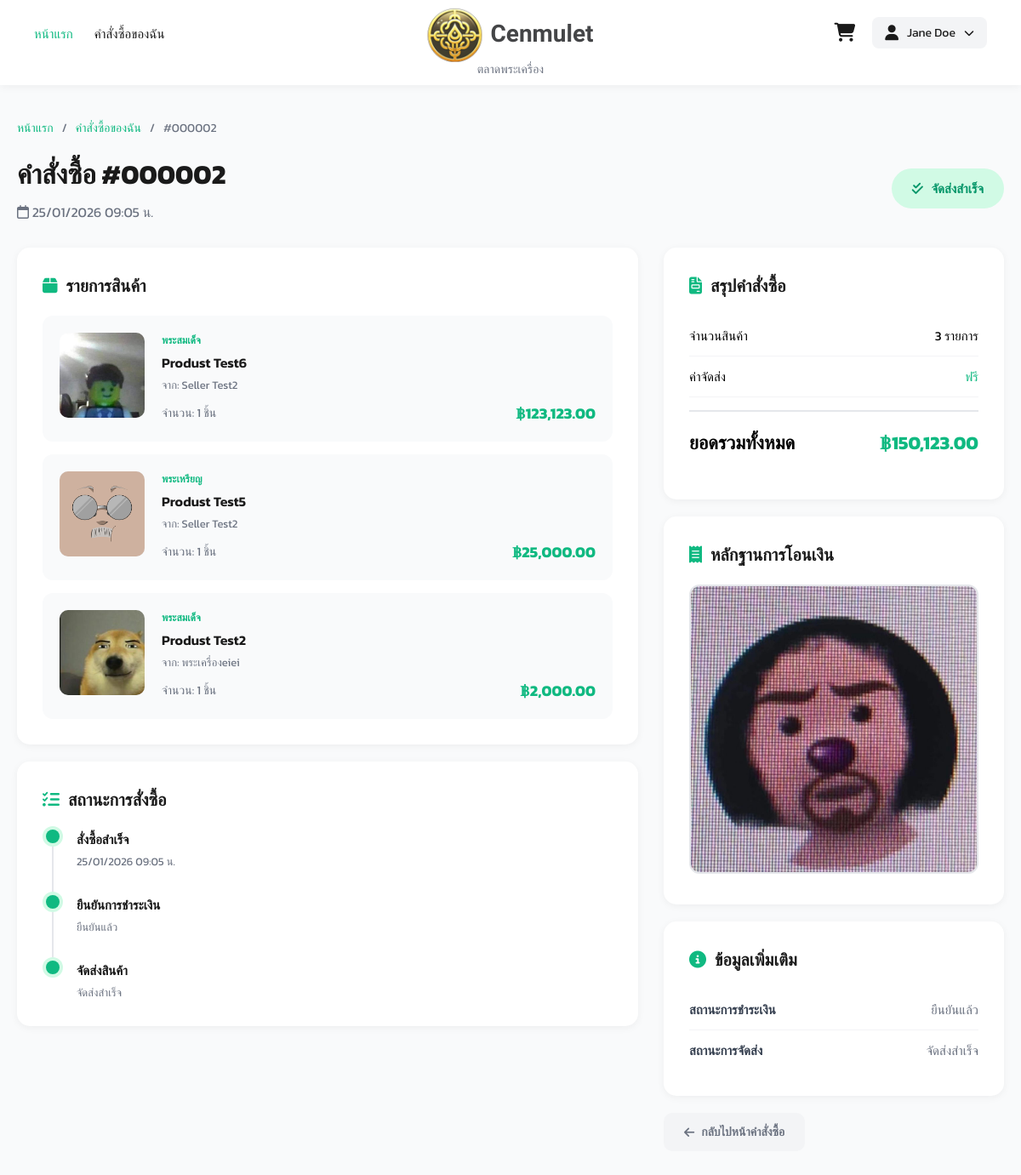
Screenshot of /views/user/order_detail.php?id=2 (signed in) with the database file from the repository.
### tables this page shows
CREATE TABLE users (
    id INTEGER PRIMARY KEY AUTOINCREMENT,
    fullname TEXT,
    username TEXT UNIQUE,
    password TEXT,
    tel TEXT,
    address TEXT,
    image TEXT,
    id_per TEXT
);

CREATE TABLE payments (
    id INTEGER PRIMARY KEY AUTOINCREMENT,
    order_id INTEGER,
    slip_image TEXT,
    status TEXT DEFAULT 'waiting',
    created_at DATETIME DEFAULT CURRENT_TIMESTAMP,
    FOREIGN KEY (order_id) REFERENCES orders(id)
);

CREATE TABLE orders (
    id INTEGER PRIMARY KEY AUTOINCREMENT,
    user_id INTEGER,
    total_price REAL,
    status TEXT DEFAULT 'pending',
    created_at DATETIME DEFAULT CURRENT_TIMESTAMP,
    FOREIGN KEY (user_id) REFERENCES users(id)
);

CREATE TABLE order_items (
    id INTEGER PRIMARY KEY AUTOINCREMENT,
    order_id INTEGER,
    amulet_id INTEGER,
    price REAL,
    quantity INTEGER,
    FOREIGN KEY (order_id) REFERENCES orders(id),
    FOREIGN KEY (amulet_id) REFERENCES amulets(id)
);

CREATE TABLE amulets (
    id INTEGER PRIMARY KEY AUTOINCREMENT,
    amulet_name TEXT,
    source TEXT,
    quantity INTEGER,
    price REAL,
    image TEXT,
    sellerId INTEGER,
    categoryId INTEGER,
    FOREIGN KEY (sellerId) REFERENCES sellers(id),
    FOREIGN KEY (categoryId) REFERENCES categories(id)
);

CREATE TABLE categories (
    id INTEGER PRIMARY KEY AUTOINCREMENT,
    category_name TEXT
);

CREATE TABLE sellers (
    id INTEGER PRIMARY KEY AUTOINCREMENT,
    fullname TEXT,
    store_name TEXT,
    username TEXT UNIQUE,
    password TEXT,
    address TEXT,
    img_store TEXT,
    tel TEXT,
    pay_contax TEXT,
    id_per TEXT,
    img_per TEXT
);

### views/user/order_detail.php (the view, shortened to what this page needs)
<?php
require_once __DIR__ . "/../../config/db.php";
$user_id = $_SESSION['user_id'];
$order_id = $_GET['id'] ?? null;
try {
    $stmt = $db->prepare("SELECT * FROM users WHERE id = :id");
    $stmt->execute([':id' => $user_id]);
    $user = $stmt->fetch(PDO::FETCH_ASSOC);
} catch (PDOException $e) {
    die("Error: " . $e->getMessage());
}
try {
    $stmt = $db->prepare("
        SELECT o.*, p.slip_image, p.status as payment_status
        FROM orders o
        LEFT JOIN payments p ON o.id = p.order_id
        WHERE o.id = :order_id AND o.user_id = :user_id
    ");
    $stmt->execute([
        ':order_id' => $order_id,
        ':user_id' => $user_id
    ]);
    $order = $stmt->fetch(PDO::FETCH_ASSOC);
} catch (PDOException $e) {
    die("Error: " . $e->getMessage());
}
try {
    $stmt = $db->prepare("
        SELECT oi.*, a.amulet_name, a.image, c.category_name, s.store_name
        FROM order_items oi
        JOIN amulets a ON oi.amulet_id = a.id
        LEFT JOIN categories c ON a.categoryId = c.id
        LEFT JOIN sellers s ON a.sellerId = s.id
        WHERE oi.order_id = :order_id
    ");
    $stmt->execute([':order_id' => $order_id]);
    $order_items = $stmt->fetchAll(PDO::FETCH_ASSOC);
} catch (PDOException $e) {
    die("Error: " . $e->getMessage());
}
?>
<!DOCTYPE html>
<html lang="th">
<head>
    <link rel="stylesheet" href="https://cdnjs.cloudflare.com/ajax/libs/font-awesome/6.5.1/css/all.min.css">
</head>
<body>
    <?php include __DIR__ . '/../../includes/navbar.php'; ?>
    <div class="container">
        <div class="breadcrumb">
            <a href="/views/user/home.php">หน้าแรก</a>
            <span>/</span>
            <a href="/views/user/orders.php">คำสั่งซื้อของฉัน</a>
            <span>/</span>
            <span>#<?php echo str_pad($order['id'], 6, '0', STR_PAD_LEFT); ?></span>
        </div>
        <div class="page-header">
            <div>
                <h1>คำสั่งซื้อ #<?php echo str_pad($order['id'], 6, '0', STR_PAD_LEFT); ?></h1>
                <p style="color: #6b7280; margin-top: 8px;">
                    <i class="fa-regular fa-calendar"></i>
                    <?php echo date('d/m/Y H:i น.', strtotime($order['created_at'])); ?>
                </p>
            </div>
            <?php
            $status_class = 'status-pending';
            $status_text = 'รอการตรวจสอบ';
            $status_icon = 'fa-clock';
            if ($order['payment_status'] === 'confirmed') {
                $status_class = 'status-confirmed';
                $status_text = 'ยืนยันการชำระเงิน';
                $status_icon = 'fa-check-circle';
            }
            if ($order['status'] === 'completed') {
                $status_class = 'status-completed';
                $status_text = 'จัดส่งสำเร็จ';
                $status_icon = 'fa-check-double';
            } elseif ($order['status'] === 'cancelled') {
                $status_class = 'status-cancelled';
                $status_text = 'ยกเลิก';
                $status_icon = 'fa-times-circle';
            }
            ?>
            <div class="status-badge <?php echo $status_class; ?>">
                <i class="fa-solid <?php echo $status_icon; ?>"></i>
                <?php echo $status_text; ?>
            </div>
        </div>
        <div class="order-layout">
            <div>
                <div class="section">
                    <h2 class="section-title">
                        <i class="fa-solid fa-box"></i>
                        รายการสินค้า
                    </h2>
                    <?php foreach ($order_items as $item): ?>
                        <div class="order-item">
                            <div class="item-image">
                                <?php if ($item['image']): ?>
                                    <img src="/uploads/amulets/<?php echo htmlspecialchars($item['image']); ?>" alt="">
                                <?php else: ?>
                                    <i class="fa-solid fa-image"></i>
                                <?php endif; ?>
                            </div>
                            <div class="item-info">
                                <div class="item-category"><?php echo htmlspecialchars($item['category_name'] ?? 'ไม่ระบุ'); ?></div>
                                <div class="item-name"><?php echo htmlspecialchars($item['amulet_name']); ?></div>
                                <div class="item-store">จาก: <?php echo htmlspecialchars($item['store_name'] ?? 'ร้านค้า'); ?></div>
                                <div class="item-details">
                                    <span class="item-quantity">จำนวน: <?php echo $item['quantity']; ?> ชิ้น</span>
                                    <span class="item-price">฿<?php echo number_format($item['price'] * $item['quantity'], 2); ?></span>
                                </div>
                            </div>
                        </div>
                    <?php endforeach; ?>
                </div>
                <div class="section">
                    <h2 class="section-title">
                        <i class="fa-solid fa-list-check"></i>
                        สถานะการสั่งซื้อ
                    </h2>
                    <div class="status-timeline">
                        <div class="timeline-item">
                            <div class="timeline-dot active"></div>
                            <div class="timeline-content">
                                <h4>สั่งซื้อสำเร็จ</h4>
                                <p><?php echo date('d/m/Y H:i น.', strtotime($order['created_at'])); ?></p>
                            </div>
                        </div>
                        <div class="timeline-item">
                            <div class="timeline-dot <?php echo ($order['payment_status'] === 'confirmed' || $order['status'] === 'completed') ? 'active' : ''; ?>"></div>
                            <div class="timeline-content">
                                <h4>ยืนยันการชำระเงิน</h4>
                                <p>
                                    <?php
                                    if ($order['payment_status'] === 'confirmed') {
                                        echo 'ยืนยันแล้ว';
                                    } else {
                                        echo 'รอการตรวจสอบ';
                                    }
                                    ?>
                                </p>
                            </div>
                        </div>
                        <div class="timeline-item">
                            <div class="timeline-dot <?php echo $order['status'] === 'completed' ? 'active' : ''; ?>"></div>
                            <div class="timeline-content">
                                <h4>จัดส่งสินค้า</h4>
                                <p>
                                    <?php
                                    if ($order['status'] === 'completed') {
                                        echo 'จัดส่งสำเร็จ';
                                    } else {
                                        echo 'รอดำเนินการ';
                                    }
                                    ?>
                                </p>
                            </div>
                        </div>
                    </div>
                </div>
            </div>
            <div>
                <div class="section">
                    <h2 class="section-title">
                        <i class="fa-solid fa-file-invoice"></i>
                        สรุปคำสั่งซื้อ
                    </h2>
                    <div class="summary-row">
                        <span>จำนวนสินค้า</span>
                        <span><?php echo count($order_items); ?> รายการ</span>
                    </div>
                    <div class="summary-row">
                        <span>ค่าจัดส่ง</span>
                        <span style="color: #10b981;">ฟรี</span>
                    </div>
                    <div class="summary-total">
                        <span>ยอดรวมทั้งหมด</span>
                        <span>฿<?php echo number_format($order['total_price'], 2); ?></span>
                    </div>
                </div>
                <?php if ($order['slip_image']): ?>
                <div class="section">
                    <h2 class="section-title">
                        <i class="fa-solid fa-receipt"></i>
                        หลักฐานการโอนเงิน
                    </h2>
                    <img src="/uploads/slips/<?php echo htmlspecialchars($order['slip_image']); ?>"
                         alt="Slip"
                         class="slip-image"
                         onclick="window.open(this.src, '_blank')">
                </div>
                <?php endif; ?>
                <div class="section">
                    <h2 class="section-title">
                        <i class="fa-solid fa-info-circle"></i>
                        ข้อมูลเพิ่มเติม
                    </h2>
                    <div class="info-row">
                        <strong>สถานะการชำระเงิน</strong>
                        <span>
                            <?php
                            if ($order['payment_status'] === 'waiting') {
                                echo 'รอการตรวจสอบ';
                            } elseif ($order['payment_status'] === 'confirmed') {
                                echo 'ยืนยันแล้ว';
                            } else {
                                echo 'ไม่ทราบสถานะ';
                            }
                            ?>
                        </span>
                    </div>
                    <div class="info-row">
                        <strong>สถานะการจัดส่ง</strong>
                        <span>
                            <?php
                            if ($order['status'] === 'pending') {
                                echo 'รอดำเนินการ';
                            } elseif ($order['status'] === 'completed') {
                                echo 'จัดส่งสำเร็จ';
                            } elseif ($order['status'] === 'cancelled') {
                                echo 'ยกเลิก';
                            } else {
                                echo ucfirst($order['status']);
                            }
                            ?>
                        </span>
                    </div>
                </div>
                <a href="/views/user/orders.php" class="btn-back">
                    <i class="fa-solid fa-arrow-left"></i>
                    กลับไปหน้าคำสั่งซื้อ
                </a>
            </div>
        </div>
    </div>
</body>
</html>

### includes/navbar.php (shortened to what this page needs)
<?php
$active_page = $active_page ?? 'home';
?>
<nav class="navbar">
    <div class="navbar-container">
        <div class="nav-left">
            <ul>
                <li>
                    <a href="/views/user/home.php" class="<?php echo $active_page === 'home' ? 'active' : ''; ?>">
                        หน้าแรก
                    </a>
                </li>
                <li>
                    <a href="/views/user/orders.php" class="<?php echo $active_page === 'orders' ? 'active' : ''; ?>">
                        คำสั่งซื้อของฉัน
                    </a>
                </li>
            </ul>
        </div>
        <div class="logo">
            <div class="content-logo">
                <img src="/public/images/image.png" alt="Cenmulet Logo" width="64">
                <h2>Cenmulet</h2>
            </div>
            <p>ตลาดพระเครื่อง</p>
        </div>
        <div class="nav-right">
            <a href="/views/user/cart.php">
                <div class="cart-icon">
                    <i class="fa-solid fa-cart-shopping"></i>
                </div>
            </a>
            <div class="user-menu">
                <div class="user-button">
                    <i class="fa-solid fa-user"></i>
                    <span><?php echo htmlspecialchars($user['fullname']); ?></span>
                    <i class="fa-solid fa-chevron-down chevron"></i>
                </div>
            </div>
        </div>
    </div>
</nav>

### rows the page displays
users: fullname "Jane Doe"
payments: order "000002", order.created_at "25/01/2026 09:05 น.", order.status "จัดส่งสำเร็จ", order.total_price "150,123.00", slip_image (picture)
order_items: amulet.image (picture), categories.category_name "พระสมเด็จ", amulet.amulet_name "Produst Test6", sellers.store_name "Seller Test2", quantity "1", $item['price'] * $item['quantity'] "123,123.00"
order_items: amulet.image (picture), categories.category_name "พระเหรียญ", amulet.amulet_name "Produst Test5", sellers.store_name "Seller Test2", quantity "1", $item['price'] * $item['quantity'] "25,000.00"
order_items: amulet.image (picture), categories.category_name "พระสมเด็จ", amulet.amulet_name "Produst Test2", sellers.store_name "พระเครื่องeiei", quantity "1", $item['price'] * $item['quantity'] "2,000.00"

### other values shown
count($order_items) "3"
